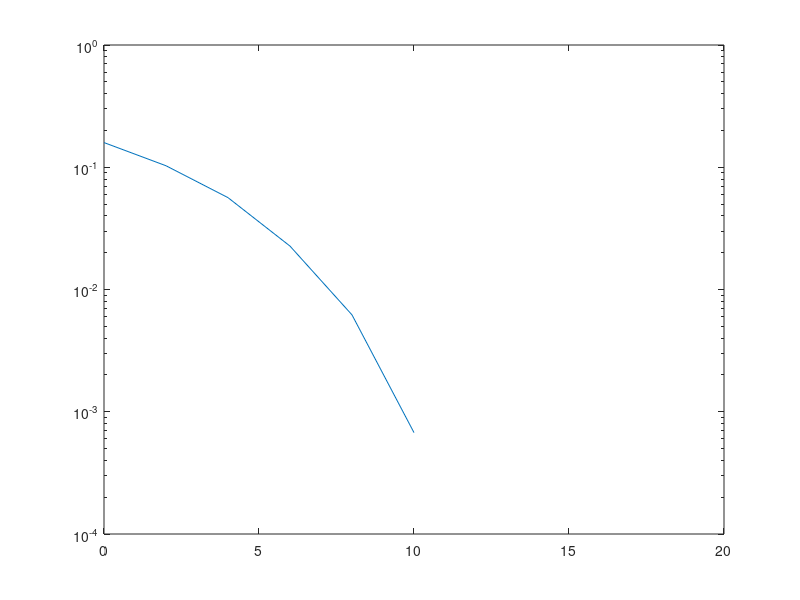

Here is the MATLAB script that generated this plot: (Note: this script raises an error after producing the figure.)
clear all;close all;clc

numIter = 10; %100;
nSym = 1000;
SNR_Vec = 0:2:16;
lenSNR = length(SNR_Vec);

M = 4;

chan = 1;
%chan = [1 .2 .4]; %Moderate ISI
%chan = [0.227 0.460 0.688 0.460 0.227]; %Severe ISI

berVec = zeros(numIter, lenSNR);

for i = 1:numIter
    
    msg = randi([0 log2(M*2)-1], 1, nSym*log2(M));
    
    for j = 1:lenSNR
        tx = qammod(msg,M);
        
        if isequal(chan,1)
            txChan = tx;
        elseif isa(chan, 'channel.rayleigh')
            reset(chan)
            txChan = filter(chan,tx)
        else
            txChan = filter(chan,1,tx)
        end
        
        txNoisy = awgn(txChan, SNR_Vec(j), 'measured');
        %add equalization
        
        rx = qamdemod(txNoisy, M);
        
        rxMSG = rx;
        
        [~,berVec(i,j)] = biterr(msg, rxMSG);
        
    end
end

ber = mean(berVec,1);
semilogy(SNR_Vec, ber)

%computer theoretical BER

%Note: EbNO = SNR - 10log10(bits per symbol) + 10log10(samples per symbol)
%From the matlab website

berTheory = berawgn(SNR_Vec - 10*log10(log2(M)), 'qam', M);

hold on
semilogy(SNR_Vec, berTheory, 'r');
legend('BER', 'Theoretical BER')
xlabel('SNR')
ylabel('BER')
title(append(num2str(M),'-QAM'))